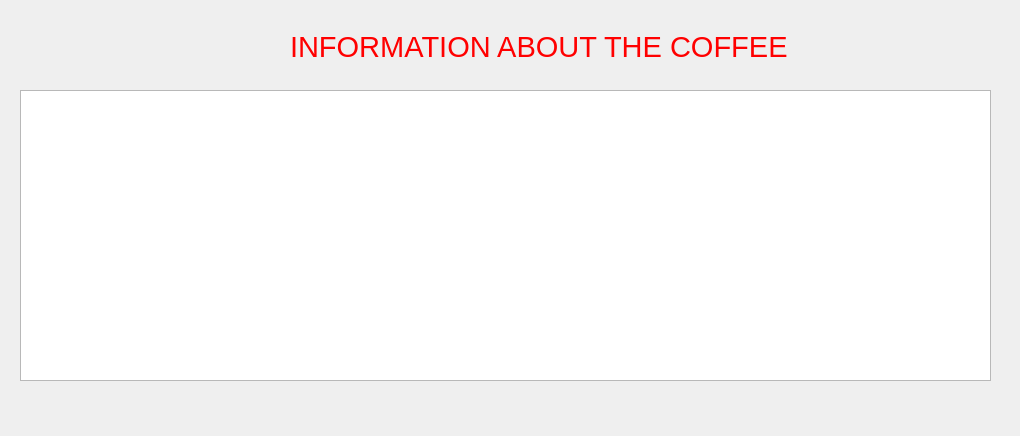
<?xml version="1.0" encoding="UTF-8"?>
<ui version="4.0">
 <class>Form</class>
 <widget class="QWidget" name="Form">
  <property name="geometry">
   <rect>
    <x>0</x>
    <y>0</y>
    <width>1020</width>
    <height>436</height>
   </rect>
  </property>
  <property name="windowTitle">
   <string>Form</string>
  </property>
  <widget class="QTableView" name="view">
   <property name="geometry">
    <rect>
     <x>20</x>
     <y>90</y>
     <width>971</width>
     <height>291</height>
    </rect>
   </property>
  </widget>
  <widget class="QLabel" name="label">
   <property name="geometry">
    <rect>
     <x>290</x>
     <y>30</y>
     <width>511</width>
     <height>41</height>
    </rect>
   </property>
   <property name="text">
    <string>&lt;font size=&quot;10&quot;&gt;&lt;font color=&quot;red&quot;&gt;INFORMATION ABOUT THE COFFEE&lt;/font&gt;&lt;br&gt;</string>
   </property>
  </widget>
 </widget>
 <resources/>
 <connections/>
</ui>
